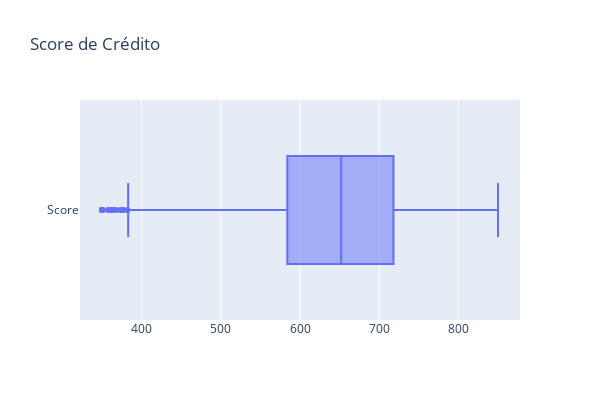

Write notebook code for a chart like this one.
### Code cell
#Gráfico - Score de Crédito
fig_score = go.Figure()
#Definição do tipo e dos dados do gráfico
fig_score.add_box(x = df['Score'], name = 'Score', orientation = 'h')
#Definições de layout do gráfico
fig_score.update_layout(title = 'Score de Crédito')
fig_score.update_layout(height = 400, width = 600)
fig_score.update_layout(legend_title_text = 'Score de Crédito')

fig_score.show()

#fig_score = px.box(
#   data_frame = df, 
#    x = 'score_de_credito',
#    title = 'Score de Crédito',
#    width = 800,
#    height = 400
#    #,
#    #notched = False,
#    #hover_data = ['churn']
#    )

### Figure 1 — Plotly figure (JSON) as saved in the notebook; plotly's stock layout.template omitted (floating-point values rounded to 4 significant figures; data arrays with more than 128 entries replaced by an {"elided": "..."} marker saying what was removed)
{"data": [{"name": "Score", "orientation": "h", "type": "box", "x": {"elided": "10000 int values"}}], "layout": {"height": 400, "legend": {"title": {"text": "Score de Crédito"}}, "title": {"text": "Score de Crédito"}, "width": 600}}
